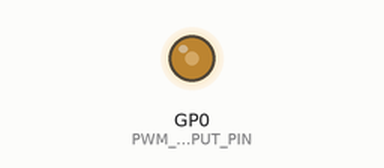
This sketch was run on a simulated Raspberry Pi Pico. Parts: output pins drawn as LEDs (lit = HIGH). What the sketch prints to the serial monitor is not drawn.

Above: at 0.1 s.
At 19.98 s:
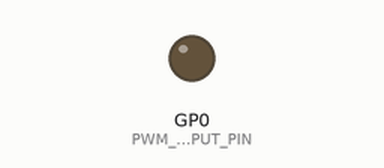
At 39.83 s:
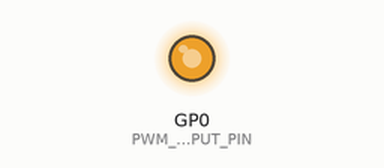
Timing chart, 0 to 40.0 s (numbered marks = the images above):
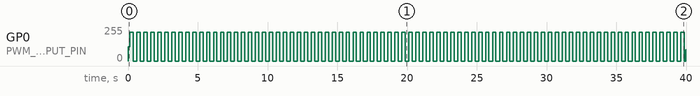

The sketch:

pwm-output-test.ino
```cpp
/*
 * PWM Sine Wave Output Test — Controllino Micro (RP2040)
 *
 * Generates a sine wave on a GPIO pin via PWM + RC filter.
 *
 * PWM FREQUENCY vs. RESOLUTION TRADE-OFF (RP2040 @ 125 MHz, 1st-order RC at 4 kHz):
 *
 *   Ripple spec: 3.3 V / 2^12 ≈ 0.81 mV
 *   Required:    f_pwm ≥ (2/π) × 4000 Hz × 4096 ≈ 10.4 MHz
 *
 *   PWM_RESOLUTION_BITS | f_pwm     | TOP   | Duty levels | Ripple (worst case)
 *   12                  | 30.5 kHz  | 4095  | 4096        | 274 mV
 *   10                  | 122 kHz   | 1023  | 1024        |  69 mV
 *    8                  | 488 kHz   |  255  |  256        |  17 mV   ← default
 *    6                  | 1.95 MHz  |   63  |   64        | 4.3 mV
 *    4                  | 7.8 MHz   |   15  |   16        | 1.1 mV
 *   ~3.6 (TOP=11)       | 10.4 MHz  |   11  |   12        | 0.81 mV  ← spec met, only 12 levels!
 *
 *   To simultaneously meet the ripple spec AND have fine amplitude resolution, use a
 *   2nd-order (or higher) RC filter. With a 2nd-order 4 kHz filter, the same 0.81 mV
 *   ripple is achievable at f_pwm ≈ 320 kHz (~8.5-bit duty cycle resolution).
 *
 * CONFIGURATION (edit the #defines below):
 *   PWM_OUTPUT_PIN      — RP2040 GPIO number; verify against your Controllino Micro pinout
 *   SINE_FREQ_HZ        — Sine wave frequency [Hz]
 *   SINE_AMPLITUDE_FRAC — Output amplitude as fraction of full 0–3.3 V range (0.0–1.0)
 *   SINE_OFFSET_FRAC    — DC offset as fraction of full range (0.5 = 1.65 V midpoint)
 *   PWM_RESOLUTION_BITS — PWM counter bits (4–12); trades ripple vs. amplitude resolution
 *   SINE_TABLE_SIZE     — Samples per sine period; more samples = smoother waveform
 *
 * NOTE: The RP2040 timer has 1 µs resolution, so the actual sine frequency may differ
 *       slightly from SINE_FREQ_HZ. The actual frequency is printed at startup.
 */

#include <hardware/timer.h>   // for add_repeating_timer_us()
#include <math.h>

// ============================================================================
// Configuration — edit here
// ============================================================================

// Controllino MICRO header GPIO0 maps to RP2040 GPIO0 / Arduino D0.
// Source of truth: Controllino MICRO docs + controllino_rp2 pins_arduino.h.
#define PWM_OUTPUT_PIN              D0

// Debug helper: set to 1 to scan candidate pins and verify terminal mapping.
// In scan mode, PWM is disabled and pins are driven HIGH one by one.
#define PWM_PIN_SCAN_MODE           0

// Sine wave parameters
#define SINE_FREQ_HZ        2.0f   // [Hz] Sine frequency
#define SINE_AMPLITUDE_FRAC 0.84f     // Fraction of full range (0.0–1.0); 0.9 → 0.165–3.135 V
#define SINE_OFFSET_FRAC    0.42f     // DC center as fraction; 0.5 → 1.65 V

// PWM resolution. Lower value → higher f_pwm → lower RC-filter ripple.
// See trade-off table above.
#define PWM_RESOLUTION_BITS 9        // Default: 8 bits (≈ 488 kHz, ≈ 17 mV ripple)

// Sine lookup table size (samples per period).
// Actual sine frequency = 1 / (SINE_TABLE_SIZE × round(1e6/(SINE_FREQ_HZ×SINE_TABLE_SIZE)) µs)
#define SINE_TABLE_SIZE     100

// ============================================================================
// Derived constants (do not edit)
// ============================================================================

#define SYS_CLOCK_HZ        125000000UL
#define PWM_TOP             ((1u << PWM_RESOLUTION_BITS) - 1u)
#define PWM_FREQ_HZ         (SYS_CLOCK_HZ / ((uint32_t)PWM_TOP + 1u))

// Ideal timer period in µs for the sine update ISR
static const uint32_t SINE_UPDATE_US =
    (uint32_t)(1000000.0f / (SINE_FREQ_HZ * (float)SINE_TABLE_SIZE) + 0.5f);

// Actual sine frequency after integer rounding of the timer period
static const float SINE_FREQ_ACTUAL_HZ =
    1000000.0f / ((float)SINE_TABLE_SIZE * (float)SINE_UPDATE_US);

// ============================================================================
// Globals
// ============================================================================

static uint16_t sine_table[SINE_TABLE_SIZE];
static volatile uint32_t sine_index = 0;
static struct repeating_timer sine_timer;
static volatile bool pwm_update_pending = false;
static volatile uint16_t pwm_duty_pending = 0;
#if PWM_PIN_SCAN_MODE
static const uint8_t PWM_SCAN_PINS[] = {0u, 2u};
static uint8_t pwm_scan_index = 0;
static uint32_t pwm_scan_last_switch_ms = 0;
#endif

// ============================================================================
// Build sine lookup table
// ============================================================================

static void buildSineTable() {
    float amplitude = SINE_AMPLITUDE_FRAC * 0.5f * (float)PWM_TOP;
    float offset    = SINE_OFFSET_FRAC * (float)PWM_TOP;

    for (int i = 0; i < SINE_TABLE_SIZE; i++) {
        float angle = 2.0f * (float)M_PI * (float)i / (float)SINE_TABLE_SIZE;
        float val   = offset + amplitude * sinf(angle);
        if (val < 0.0f)              val = 0.0f;
        if (val > (float)PWM_TOP)    val = (float)PWM_TOP;
        sine_table[i] = (uint16_t)(val + 0.5f);
    }
}

// ============================================================================
// Timer ISR — updates PWM duty cycle at each sine table step
// ============================================================================

static bool sineTimerCallback(struct repeating_timer *t) {
    // Real-time callback: only compute/store the next duty.
    // PWM updates are applied in loop() to avoid timing/driver issues.
    pwm_duty_pending = sine_table[sine_index];
    pwm_update_pending = true;

    sine_index = (sine_index + 1 < SINE_TABLE_SIZE) ? sine_index + 1 : 0;
    return true;  // Keep repeating
}

// ============================================================================
// Setup
// ============================================================================

void setup() {
    Serial.begin(115200);

    // Native-USB boards may need time to re-enumerate after reset.
    // Wait a bounded amount of time so Serial Monitor output is reliable.
    uint32_t serial_wait_start_ms = millis();
    while (!Serial && (millis() - serial_wait_start_ms) < 3000) {
        delay(10);
    }

    // --- Print configuration ---
    Serial.println("=========================================");
    Serial.println("  PWM Sine Wave Output Test");
    Serial.println("=========================================");
    Serial.print  ("Output pin (Controllino GPIO0 -> RP2040 GPIO0 -> Arduino D0): ");
    Serial.println(PWM_OUTPUT_PIN);
    Serial.println("D0 shares Serial1/I2C alternate functions; it is valid as GPIO/PWM.");
    Serial.println();

    Serial.println("--- Sine wave ---");
    Serial.print  ("  Requested frequency : "); Serial.print(SINE_FREQ_HZ, 1);      Serial.println(" Hz");
    Serial.print  ("  Actual frequency    : "); Serial.print(SINE_FREQ_ACTUAL_HZ, 2); Serial.println(" Hz (after 1 µs timer rounding)");
    Serial.print  ("  Amplitude fraction  : "); Serial.println(SINE_AMPLITUDE_FRAC, 2);
    Serial.print  ("  DC offset fraction  : "); Serial.println(SINE_OFFSET_FRAC, 2);
    Serial.print  ("  Amplitude (peak-peak): ");
    Serial.print  (SINE_AMPLITUDE_FRAC * 3.3f, 3); Serial.println(" V");
    Serial.print  ("  Output range        : ");
    Serial.print  ((SINE_OFFSET_FRAC - SINE_AMPLITUDE_FRAC * 0.5f) * 3.3f, 3);
    Serial.print  (" V  to  ");
    Serial.print  ((SINE_OFFSET_FRAC + SINE_AMPLITUDE_FRAC * 0.5f) * 3.3f, 3);
    Serial.println(" V");
    Serial.println();

    // Measurement expectations (useful when verifying with a multimeter).
    Serial.print  ("  Expected DC average : ");
    Serial.print  (SINE_OFFSET_FRAC * 3.3f, 3);
    Serial.println(" V");
    Serial.print  ("  Sine period (actual): ");
    Serial.print  (1.0f / SINE_FREQ_ACTUAL_HZ, 2);
    Serial.println(" s");
    Serial.println();

    Serial.println("--- PWM carrier ---");
    Serial.print  ("  Resolution          : "); Serial.print(PWM_RESOLUTION_BITS); Serial.println(" bits");
    Serial.print  ("  TOP value           : "); Serial.println(PWM_TOP);
    Serial.print  ("  Duty cycle levels   : "); Serial.println(PWM_TOP + 1u);
    Serial.print  ("  Clock divider       : 1  (maximum speed)");  Serial.println();
    Serial.print  ("  PWM frequency       : "); Serial.print(PWM_FREQ_HZ); Serial.println(" Hz");
    Serial.println();

    Serial.println("--- Ripple estimate (1st-order RC, 4000 Hz cutoff) ---");
    float ripple_v = (2.0f / (float)M_PI) * 3.3f * (4000.0f / (float)PWM_FREQ_HZ);
    Serial.print  ("  Worst-case ripple   : "); Serial.print(ripple_v * 1000.0f, 2); Serial.println(" mV");
    Serial.print  ("  Target (3.3V/2^12)  : "); Serial.print(3.3f / 4096.0f * 1000.0f, 3); Serial.println(" mV");
    if (ripple_v > 3.3f / 4096.0f) {
        Serial.println("  NOTE: Ripple exceeds spec. Increase PWM freq (lower PWM_RESOLUTION_BITS)");
        Serial.println("        or use a 2nd-order RC filter.");
    } else {
        Serial.println("  Ripple within spec.");
    }
    Serial.println();

    Serial.println("--- Sine update ISR ---");
    Serial.print  ("  Table size          : "); Serial.println(SINE_TABLE_SIZE);
    Serial.print  ("  Update period       : "); Serial.print(SINE_UPDATE_US); Serial.println(" µs");
    Serial.print  ("  Update rate         : ");
    Serial.print  (1000000.0f / (float)SINE_UPDATE_US, 1); Serial.println(" Hz");
    Serial.println("=========================================");
    Serial.println();

    // --- Build sine table ---
    buildSineTable();

    #if PWM_PIN_SCAN_MODE
    for (size_t i = 0; i < (sizeof(PWM_SCAN_PINS) / sizeof(PWM_SCAN_PINS[0])); i++) {
        pinMode(PWM_SCAN_PINS[i], OUTPUT);
        digitalWrite(PWM_SCAN_PINS[i], LOW);
    }
    pwm_scan_index = 0;
    pwm_scan_last_switch_ms = millis();
    digitalWrite(PWM_SCAN_PINS[pwm_scan_index], HIGH);
    Serial.println("PIN SCAN MODE ACTIVE (PWM disabled).");
    Serial.print("Active test pin: ");
    Serial.println(PWM_SCAN_PINS[pwm_scan_index]);
    #else
    // --- Configure PWM via arduino-pico core API ---
    pinMode(PWM_OUTPUT_PIN, OUTPUT);
    analogWriteFreq(PWM_FREQ_HZ);                      // Set once here — do NOT call from loop or ISR
    analogWriteRange(PWM_TOP);                         // Duty levels: 0 … PWM_TOP
    analogWrite(PWM_OUTPUT_PIN, (int)sine_table[0]);   // Initialises PWM for this pin (divider = 1)

    // --- Start repeating timer for sine duty cycle updates ---
    pwm_update_pending = false;
    pwm_duty_pending = sine_table[0];
    if (!add_repeating_timer_us(-(int64_t)SINE_UPDATE_US,
                                sineTimerCallback, NULL, &sine_timer)) {
        Serial.println("ERROR: Failed to start sine update timer!");
        while (1) delay(100);
    }

    Serial.print("Sine wave output started on GPIO ");
    Serial.println(PWM_OUTPUT_PIN);
    #endif
}

// ============================================================================
// Main loop — applies latest duty computed by the timer callback
// ============================================================================

void loop() {
    #if PWM_PIN_SCAN_MODE
    const uint32_t now_ms = millis();
    if ((now_ms - pwm_scan_last_switch_ms) >= 3000u) {
        digitalWrite(PWM_SCAN_PINS[pwm_scan_index], LOW);
        pwm_scan_index = (uint8_t)((pwm_scan_index + 1u) % (sizeof(PWM_SCAN_PINS) / sizeof(PWM_SCAN_PINS[0])));
        digitalWrite(PWM_SCAN_PINS[pwm_scan_index], HIGH);
        pwm_scan_last_switch_ms = now_ms;
        Serial.print("Active test pin: ");
        Serial.println(PWM_SCAN_PINS[pwm_scan_index]);
    }
    delay(10);
    return;
    #endif

    if (pwm_update_pending) {
        noInterrupts();
        uint16_t duty = pwm_duty_pending;
        pwm_update_pending = false;
        interrupts();
        analogWrite(PWM_OUTPUT_PIN, (int)duty);
    }

    // Keep loop responsive to apply PWM updates quickly.
    delay(1);
}
```

Measured:
- by itself, GP0 (PWM_OUTPUT_PIN): 107/255 → 214/255 at 0.13 s, → 0/255 0.24 s later, → 214/255 0.26 s later, → 0/255 0.25 s later, … (161 changes in this stretch)
